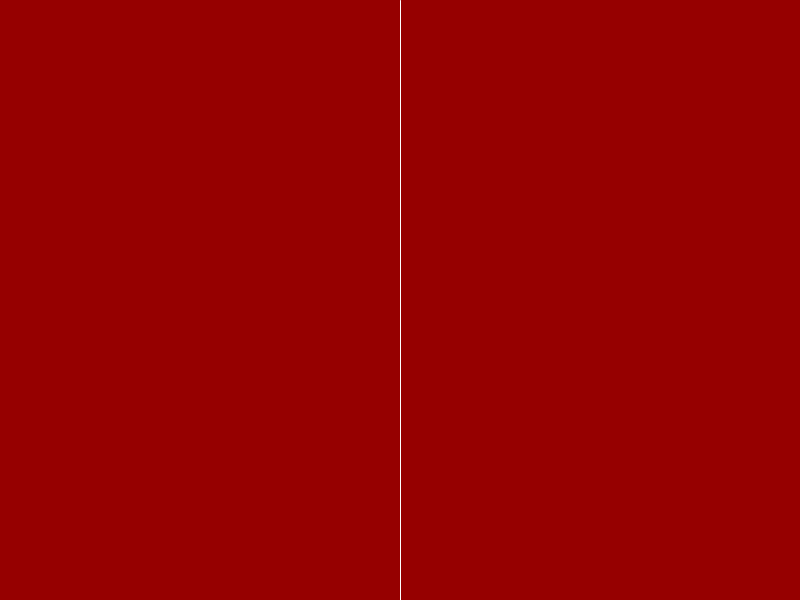
Frame 1 (no input)
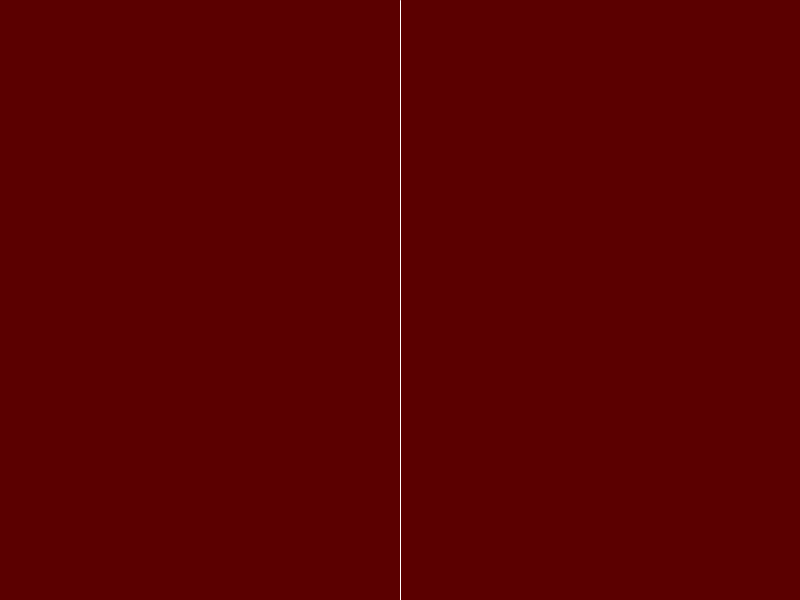
Frame 60 (the mouse pressed at the canvas centre just before this capture)
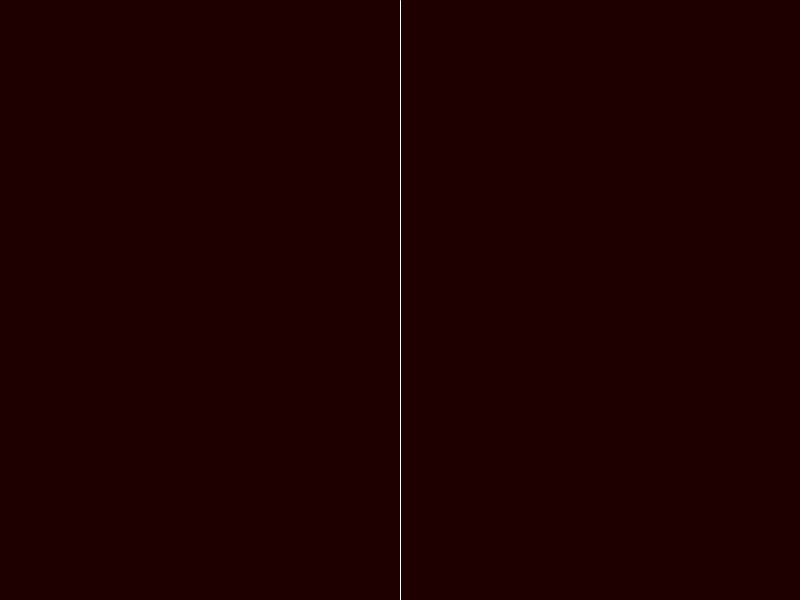
Frame 120 (the mouse held since frame 60 and released just before this capture)

The Processing sketch that drew these frames (run headless with seeded random() and noise(); from frame 60 on, the mouse is pressed at the canvas centre):

// Processing sketch: sketch_5_4_conditionals_with_constraients
// ── sketch_5_4_conditionals_with_constraients.pde
// setting up the variables
float r = 150;
float g = 0;
float b = 0;

void setup() {
  size(800, 600);
}
void draw() {
  background(r, g, b);
  stroke(255);
  line(width/2, 0, width/2, height);

  // conditional 
  if (mouseX > width/2) {
    r += 1;
  } else {
    r -= 1;
  }

  // reset r if it excesseds the threshold for the valuse
  if (r > 255) {
    r = 255;
  } else if (r < 0) {
    r = 0;
  }
}
